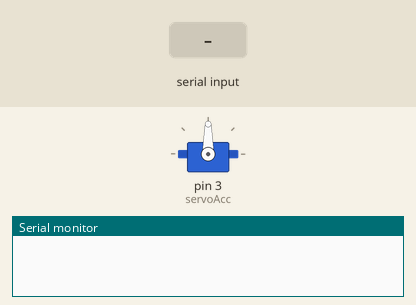
Simulated run of this sketch. Board: Arduino Uno, built with avr-gcc and run on an emulated ATmega328P. Shown: servo, the last lines printed to the serial monitor. The inputs (shaded band) are chosen by the test bench.

Above: at 1.2 s.
1.3 s: "90,45,200\n" received over Serial
At 3.4 s:
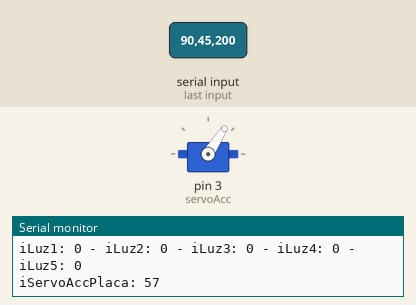
3.8 s: "30,150,10\n" received over Serial
At 5.4 s:
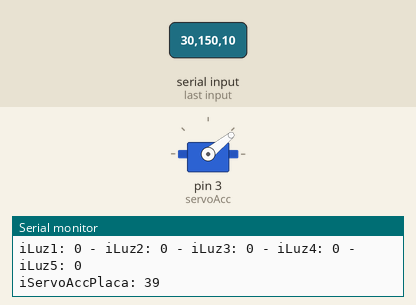
6.3 s: "90,45\n" received over Serial
At 8.4 s:
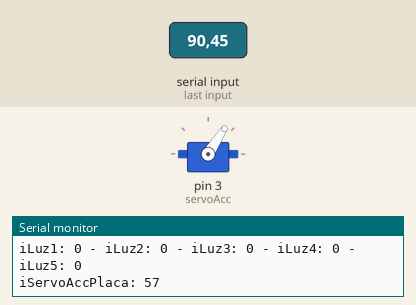
8.8 s: "30,150\n" received over Serial
At 10.3 s:
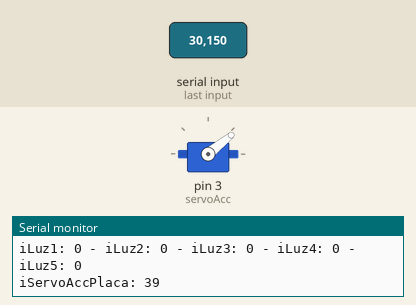
Timing chart, 0 to 11.8 s (numbered marks = the images above; inputs shaded):
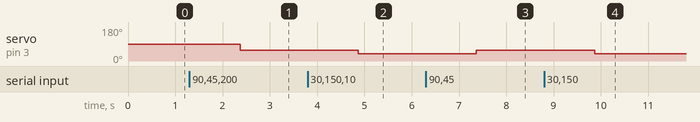

Measured:
- after the input at 1.3 s, servo on pin 3 (servoAcc): 90° → 57° after 1.1 s
- after the input at 3.8 s, servo on pin 3 (servoAcc): 57° → 39° after 1.1 s
- after the input at 6.3 s, servo on pin 3 (servoAcc): 39° → 57° after 1.1 s
- after the input at 8.8 s, servo on pin 3 (servoAcc): 57° → 39° after 1.1 s

The sketch:

stepper_dir_sen_acc_y_serial.ino
```cpp
#include <Servo.h>

int iServoAcc = 0;
int iServoDir = 0;
int iServoSen = 0;
int iLuz1 = 0;
int iLuz2 = 0;
int iLuz3 = 0;
int iLuz4 = 0;
int iLuz5 = 0;
//
Servo servoAcc; // create servo object to control a servo - Valors: 0-90

void setup()
{
  int iServoAcc = 50;
  int iServoDir = 50;
  int iServoSen = 50;
  // initialize the serial port:
  Serial.begin(9600);
  //
  servoAcc.attach(3);   // attaches the servo on pin 3 to the servo object

}

void loop()
{
  if (Serial.available() > 0) {
    String dadaSerial = Serial.readString();
    //
    iServoAcc = dadaSerial.substring(0,3).toInt();
    //
    iServoDir = dadaSerial.substring(3,6).toInt();
    //
    iServoSen = dadaSerial.substring(6,9).toInt();
    //
    iLuz1 = dadaSerial.substring(9,10).toInt();
    iLuz2 = dadaSerial.substring(10,11).toInt();
    iLuz3 = dadaSerial.substring(11,12).toInt();
    iLuz4 = dadaSerial.substring(12,13).toInt();
    iLuz5 = dadaSerial.substring(13,14).toInt();
    //
    Serial.print("iServoAcc: ");
    Serial.print(iServoAcc);
    Serial.print(" - iServoDir: ");
    Serial.print(iServoDir);
    Serial.print(" - iServoSen: ");
    Serial.println(iServoSen);
    //
    Serial.print("iLuz1: ");
    Serial.print(iLuz1);
    Serial.print(" - iLuz2: ");
    Serial.print(iLuz2);
    Serial.print(" - iLuz3: ");
    Serial.print(iLuz3);
    Serial.print(" - iLuz4: ");
    Serial.print(iLuz4);
    Serial.print(" - iLuz5: ");
    Serial.println(iLuz5);
    //
    int iServoAccPlaca = map(iServoAcc, 0, 100, 30, 60);
    Serial.print("iServoAccPlaca: ");
    Serial.println(iServoAccPlaca);
    if (iServoAcc >= 0 &&
       iServoAcc <= 100) {
      servoAcc.write(iServoAccPlaca);
    }
  }
  delay(15); // waits for the servo to get there
}
```
